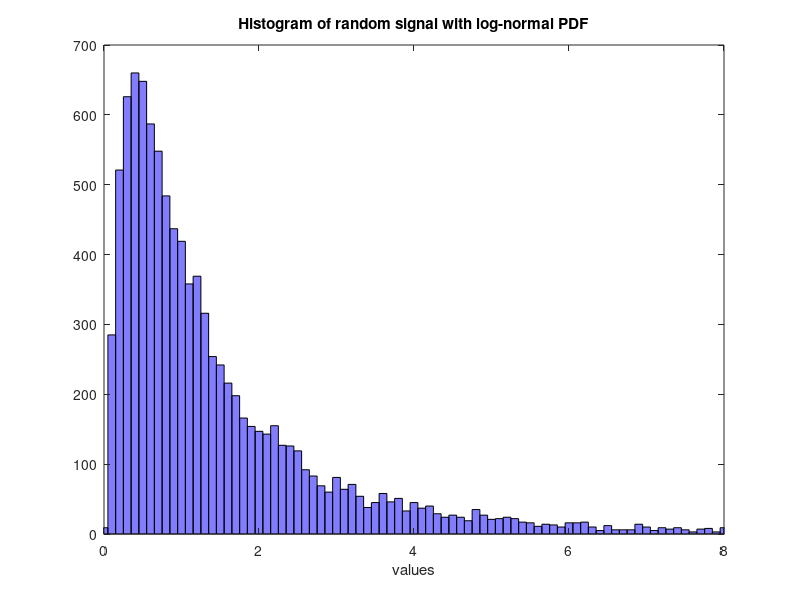

Write MATLAB code to recreate this figure.
% Histogram of a random signal with log-normal PDF
fs=100; %sampling frequency in Hz
tiv=1/fs; %time interval between samples;
t=0:tiv:(100-tiv); %time intervals set (10000 values)
N=length(t); %number of data points
mu=0; sigma=1; %random signal parameters
y=lognrnd(mu,sigma,N,1); %random signal data set
v=0:0.1:12; %value intervals set
hist(y,v); colormap(cool); %plots histogram
axis([0 8 0 700]);
xlabel('values');
title('Histogram of random signal with log-normal PDF');
